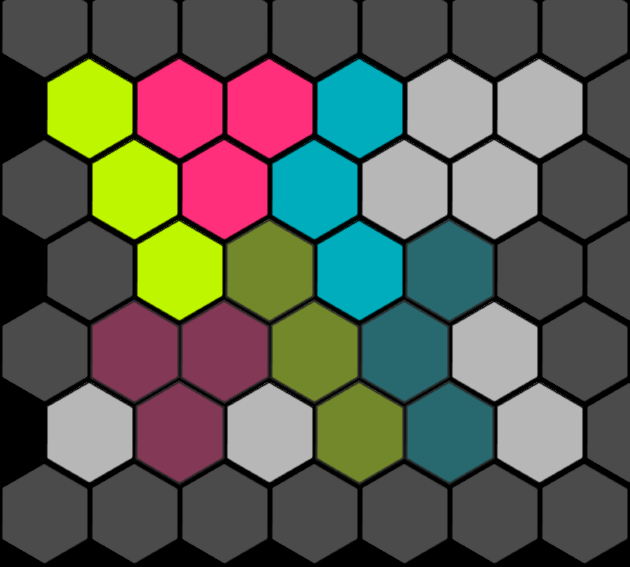

A level layout from a 2D game, rendered from its tile map. Below: a short description, then the map file with its tile-grid data intact:
An orthogonal 14x7 tile map with 45x81 px tiles, 1 tile layer (Tile Layer 1).

<map version="1.0" orientation="orthogonal" renderorder="right-down" width="14" height="7" tilewidth="45" tileheight="81">
 <tileset firstgid="1" name="Tile" tilewidth="90" tileheight="106">
  <image source="../images/Tile.png" width="720" height="212" />
 </tileset>
 <layer name="Tile Layer 1" width="14" height="7">
  <data>
   <tile gid="1" />
   <tile gid="0" />
   <tile gid="1" />
   <tile gid="0" />
   <tile gid="1" />
   <tile gid="0" />
   <tile gid="1" />
   <tile gid="0" />
   <tile gid="1" />
   <tile gid="0" />
   <tile gid="1" />
   <tile gid="0" />
   <tile gid="1" />
   <tile gid="0" />
   <tile gid="0" />
   <tile gid="5" />
   <tile gid="0" />
   <tile gid="4" />
   <tile gid="0" />
   <tile gid="4" />
   <tile gid="0" />
   <tile gid="6" />
   <tile gid="0" />
   <tile gid="2" />
   <tile gid="0" />
   <tile gid="2" />
   <tile gid="0" />
   <tile gid="1" />
   <tile gid="1" />
   <tile gid="0" />
   <tile gid="5" />
   <tile gid="0" />
   <tile gid="4" />
   <tile gid="0" />
   <tile gid="6" />
   <tile gid="0" />
   <tile gid="2" />
   <tile gid="0" />
   <tile gid="2" />
   <tile gid="0" />
   <tile gid="1" />
   <tile gid="0" />
   <tile gid="0" />
   <tile gid="1" />
   <tile gid="0" />
   <tile gid="5" />
   <tile gid="0" />
   <tile gid="13" />
   <tile gid="0" />
   <tile gid="6" />
   <tile gid="0" />
   <tile gid="14" />
   <tile gid="0" />
   <tile gid="1" />
   <tile gid="0" />
   <tile gid="1" />
   <tile gid="1" />
   <tile gid="0" />
   <tile gid="12" />
   <tile gid="0" />
   <tile gid="12" />
   <tile gid="0" />
   <tile gid="13" />
   <tile gid="0" />
   <tile gid="14" />
   <tile gid="0" />
   <tile gid="2" />
   <tile gid="0" />
   <tile gid="1" />
   <tile gid="0" />
   <tile gid="0" />
   <tile gid="2" />
   <tile gid="0" />
   <tile gid="12" />
   <tile gid="0" />
   <tile gid="2" />
   <tile gid="0" />
   <tile gid="13" />
   <tile gid="0" />
   <tile gid="14" />
   <tile gid="0" />
   <tile gid="2" />
   <tile gid="0" />
   <tile gid="1" />
   <tile gid="1" />
   <tile gid="0" />
   <tile gid="1" />
   <tile gid="0" />
   <tile gid="1" />
   <tile gid="0" />
   <tile gid="1" />
   <tile gid="0" />
   <tile gid="1" />
   <tile gid="0" />
   <tile gid="1" />
   <tile gid="0" />
   <tile gid="1" />
   <tile gid="0" />
  </data>
 </layer>
</map>
